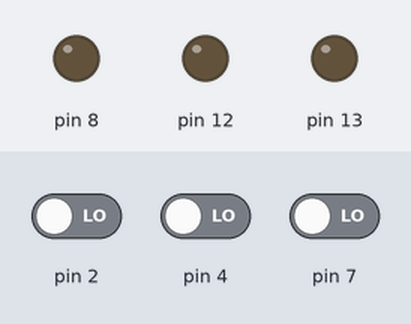
Simulated run of this sketch. Board: Arduino Uno, built with avr-gcc and run on an emulated ATmega328P. Shown: output pins drawn as LEDs (lit = HIGH). The inputs (shaded band) are chosen by the test bench; at power-on: pin 2 LOW, pin 4 LOW, pin 7 LOW.

Above: at 1.2 s.
1.3 s: pin 2 driven HIGH
At 1.7 s:
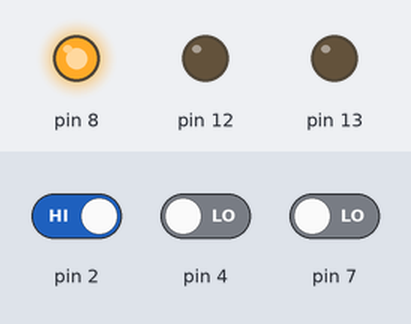
4.3 s: pin 4 driven HIGH
At 5.9 s:
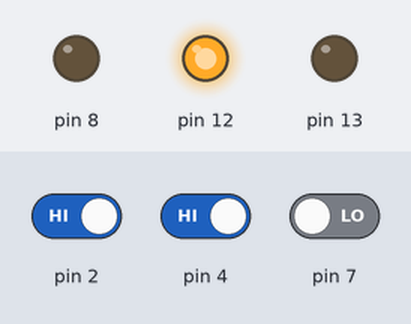
6.8 s: pin 7 driven HIGH
At 10.2 s:
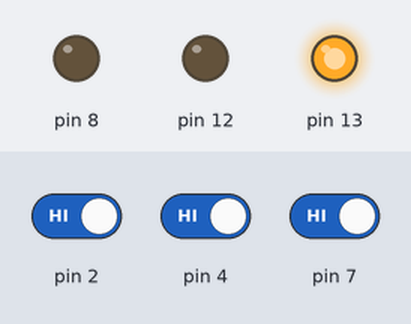
Timing chart, 0 to 15.8 s (numbered marks = the images above; inputs shaded):
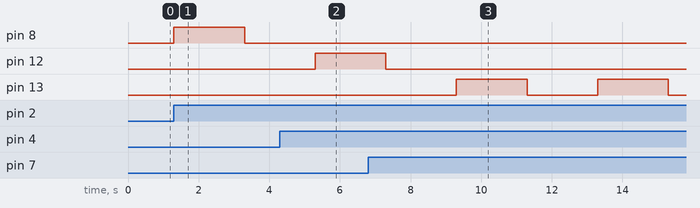

Measured:
- after the input at 1.3 s, pin 8: LOW → HIGH at once, → LOW 2.0 s later
- after the input at 4.3 s, pin 8: stays LOW (without the input it goes to HIGH after 1.0 s); pin 12: LOW → HIGH after 1.0 s
- after the input at 6.8 s, pin 12: goes on until 7.3 s, then stays LOW; pin 13: alternates HIGH for 2.0 s and LOW for 2.0 s, starting after 2.5 s

The sketch:

neat_bigery1.ino
```cpp
// C++ code
//
void setup()
{
  pinMode(7,INPUT);
  pinMode(4,INPUT);
  pinMode(2,INPUT);
  pinMode(13,OUTPUT);
  pinMode(12,OUTPUT);
  pinMode(8,OUTPUT);
}

void loop()
{
  if(digitalRead(7)==HIGH){
    digitalWrite(13,HIGH);
    delay(2000);
    digitalWrite(13,LOW);
    delay(2000);
  }
  else if(digitalRead(4)==HIGH){
    digitalWrite(12,HIGH);
    delay(2000);
    digitalWrite(12,LOW);
    delay(2000);
  }
  else if(digitalRead(2)==HIGH){
    digitalWrite(8,HIGH);
    delay(2000);
    digitalWrite(8,LOW);
    delay(2000);
  }
  else{
  digitalWrite(13,LOW);
  digitalWrite(12,LOW);
  digitalWrite(13,LOW);
  }}
```
